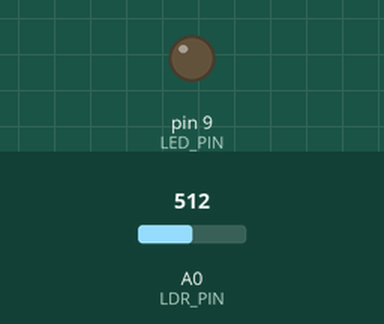
The sketch below on a simulated Arduino Uno, built with avr-gcc and run on an emulated ATmega328P. On the bench: output pins drawn as LEDs (lit = HIGH). The test bench sets the inputs (shaded band); at power-on: A0 (LDR_PIN) = 512. The local clock reads 2024-03-15 10:24:30 at power-on unless the sketch sets it; what the sketch prints to the serial monitor is not drawn.

Above: at 1.8 s.
1.9 s: A0 (LDR_PIN) set to 269
3.4 s: A0 (LDR_PIN) set to 237
At 5.2 s:
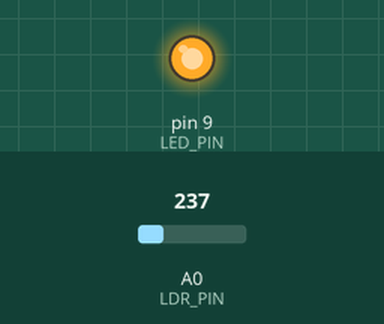
5.5 s: A0 (LDR_PIN) set to 261
At 7.0 s:
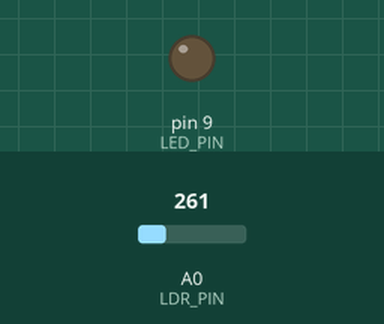
7.5 s: A0 (LDR_PIN) set to 241
At 8.7 s:
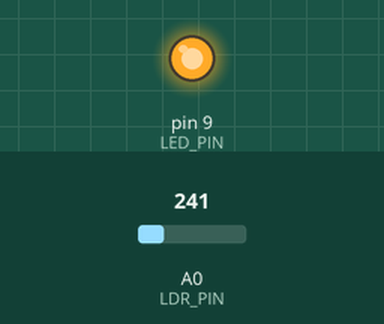
Timing chart, 0 to 10.5 s (numbered marks = the images above; inputs shaded):
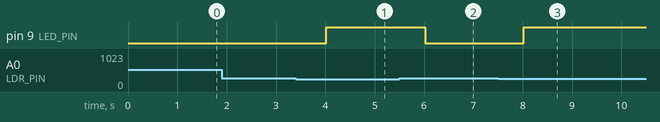

Measured:
- the behaviour switches between 251 and 250 on A0 (LDR_PIN) (found by bisection; images 0 and 1)
- after the input at 1.9 s, every drawn part: stays the same
- after the input at 3.4 s, pin 9 (LED_PIN): LOW → HIGH after 0.62 s
- after the input at 5.5 s, pin 9 (LED_PIN): HIGH → LOW after 0.52 s
- after the input at 7.5 s, pin 9 (LED_PIN): LOW → HIGH after 0.53 s

The sketch:

sketch.ino
```cpp
// Project 20: Smart City Lighting System
// Features: Auto ON/OFF using LDR + Time-based Control (RTC DS1307 or DS3231)

#include <Wire.h>
#include <RTClib.h>   // Library for DS1307 / DS3231 RTC

RTC_DS1307 rtc;       // Use DS1307 (or change to RTC_DS3231 if needed)

const int LDR_PIN = A0;           // LDR Sensor pin
const int LED_PIN = 9;            // LED (Street Light)
const int DARKNESS_THRESHOLD = 251; // Adjust based on your LDR readings

void setup() {
  pinMode(LED_PIN, OUTPUT);
  Serial.begin(115200);
  Serial.println("--- Smart City Lighting System Initialized ---");

  // Initialize RTC
  if (!rtc.begin()) {
    Serial.println("RTC not found! Check connections.");
    while (1);
  }

  // DS1307 doesn’t have lostPower(), so set time manually if needed
  // You can uncomment this once to set time at upload:
  // rtc.adjust(DateTime(F(__DATE__), F(__TIME__)));

  Serial.println("RTC ready.");
}

void loop() {
  // Read LDR value
  int lightValue = analogRead(LDR_PIN);

  // Read current time from RTC
  DateTime now = rtc.now();
  int hour = now.hour();    // 0–23 format
  int minute = now.minute();

  // Determine night based on time or darkness
  bool isDark = (lightValue < DARKNESS_THRESHOLD);
  bool isNightTime = (hour >= 18 || hour < 5); // Night: 6PM–5AM

  // Debug info on Serial Monitor
  Serial.print("Time: ");
  if (hour < 10) Serial.print('0');
  Serial.print(hour);
  Serial.print(":");
  if (minute < 10) Serial.print('0');
  Serial.print(minute);
  Serial.print(" | LDR: ");
  Serial.print(lightValue);
  Serial.print(" | Dark: ");
  Serial.print(isDark);
  Serial.print(" | NightTime: ");
  Serial.print(isNightTime);

  // Control Logic
  if (isDark || isNightTime) {
    digitalWrite(LED_PIN, HIGH);
    Serial.println(" → LIGHT ON");
  } else {
    digitalWrite(LED_PIN, LOW);
    Serial.println(" → LIGHT OFF");
  }

  delay(1000); // 1 second delay
}
```
